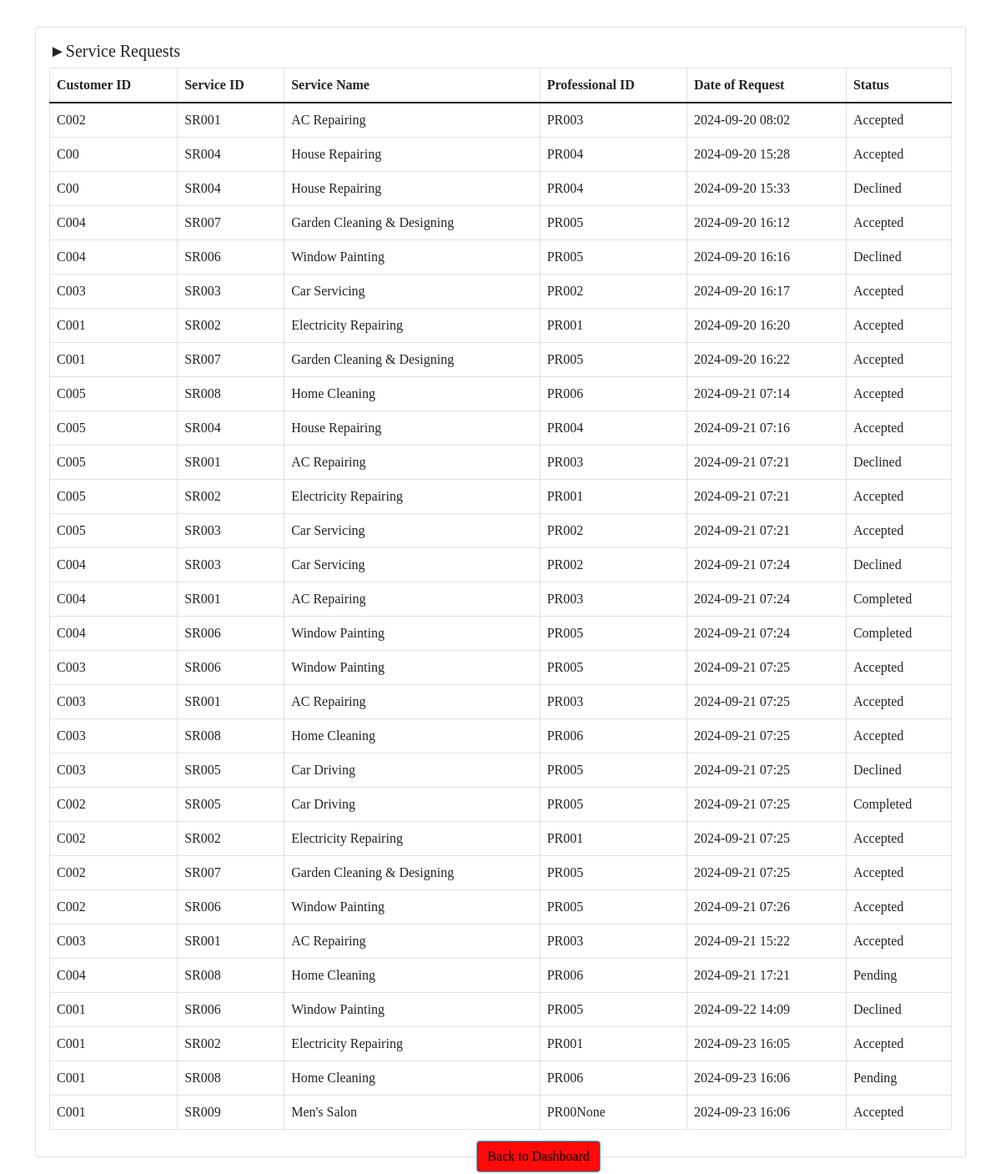
Page /booking_admin (signed in) on the committed database.
### model.py (models this page shows)
class ServiceRequest(db.Model):
    __tablename__ = 'service_request'
    id = db.Column(db.Integer, primary_key=True)
    service_id = db.Column(db.Integer, db.ForeignKey('service_type.id'), nullable=False)
    service_name= db.Column(db.String(100))
    customer_id = db.Column(db.Integer, db.ForeignKey('customer.id'), nullable=False)
    professional_id = db.Column(db.Integer, db.ForeignKey('professional.id'))
    date_of_request = db.Column(db.DateTime, default=datetime.utcnow)
    date_of_completion = db.Column(db.DateTime)
    status = db.Column(db.String(20), default='requested')
    remarks = db.Column(db.Text)
    service = db.relationship('Service_Type', back_populates='service_requests')  # Fixed relationship
    customer = db.relationship('Customer', back_populates='service_requests')
    professional = db.relationship('Professional', back_populates='service_requests')
    review = db.relationship('Review', back_populates='service_request', uselist=False)

### app.py (the view)
@app.route('/booking_admin')
def booking_admin():
    if current_user.role != 'Admin':
        flash('Unauthorized access.', 'danger')
        return redirect(url_for('unauthorized'))
    service_requests=ServiceRequest.query.all()
    return render_template ('booking_admin.html' , service_requests=service_requests)

### app.py (called while the page is built)
@login_manager.user_loader
def load_user(user_id):
    return User.query.get(int(user_id))

### templates/booking_admin.html (shortened to what this page needs)
<!DOCTYPE html>
<html lang="en">
<head>
    <link href="https://cdn.jsdelivr.net/npm/bootstrap@5.1.3/dist/css/bootstrap.min.css" rel="stylesheet">
</head>
<body>
    <div class="container mt-2">
        <div class="row">
            <div class="col-lg-12">
                <div id="booking" class="card mt-4">
                    <div class="card-body">
                        <h5 class="section-title">►Service Requests</h5>
                        <table class="table table-bordered table-hover">
                            <thead>
                                <tr>
                                    <th>Customer ID</th>
                                    <th>Service ID</th>
                                    <th>Service Name</th>
                                    <th>Professional ID</th>
                                    <th>Date of Request</th>
                                    <th>Status</th>
                                </tr>
                            </thead>
                            <tbody>
                                {% for request in service_requests %}
                                <tr>
                                    <td>C00{{ request.customer_id }}</td>
                                    <td>SR00{{ request.service_id }}</td>
                                    <td>{{ request.service_name }}</td>
                                    <td>PR00{{ request.professional_id }}</td>
                                    <td>{{ request.date_of_request.strftime('%Y-%m-%d %H:%M') }}</td>
                                    <td>{{ request.status }}</td>
                                </tr>
                                {% endfor %}
                            </tbody>
                        </table>
                    </div>
                </div>
            </div>
        </div>
    </div>
    <a href="{{ url_for('admin_dashboard') }}" class="btn btn-secondary back-button btn-info">Back to Dashboard</a>
</body>
</html>

### templates/booking_admin.html (style rules this page uses)
.back-button { position: fixed; bottom: 2px; right: 40vw; z-index: 1000; background-color: #ff0909; }
body { font-family: 'Libre Baskerville', serif; margin-bottom: 20px; }

### rows in the picture
ServiceRequest: customer_id "2", service_id "1", service_name "AC Repairing", professional_id "3", date_of_request "2024-09-20 08:02", status "Accepted"
ServiceRequest: service_id "4", service_name "House Repairing", professional_id "4", date_of_request "2024-09-20 15:28", status "Accepted"
ServiceRequest: service_id "4", service_name "House Repairing", professional_id "4", date_of_request "2024-09-20 15:33", status "Declined"
ServiceRequest: customer_id "4", service_id "7", service_name "Garden Cleaning & Designing", professional_id "5", date_of_request "2024-09-20 16:12", status "Accepted"
ServiceRequest: customer_id "4", service_id "6", service_name "Window Painting", professional_id "5", date_of_request "2024-09-20 16:16", status "Declined"
ServiceRequest: customer_id "3", service_id "3", service_name "Car Servicing", professional_id "2", date_of_request "2024-09-20 16:17", status "Accepted"
ServiceRequest: customer_id "1", service_id "2", service_name "Electricity Repairing", professional_id "1", date_of_request "2024-09-20 16:20", status "Accepted"
ServiceRequest: customer_id "1", service_id "7", service_name "Garden Cleaning & Designing", professional_id "5", date_of_request "2024-09-20 16:22", status "Accepted"
ServiceRequest: customer_id "5", service_id "8", service_name "Home Cleaning", professional_id "6", date_of_request "2024-09-21 07:14", status "Accepted"
ServiceRequest: customer_id "5", service_id "4", service_name "House Repairing", professional_id "4", date_of_request "2024-09-21 07:16", status "Accepted"
ServiceRequest: customer_id "5", service_id "1", service_name "AC Repairing", professional_id "3", date_of_request "2024-09-21 07:21", status "Declined"
ServiceRequest: customer_id "5", service_id "2", service_name "Electricity Repairing", professional_id "1", date_of_request "2024-09-21 07:21", status "Accepted"
ServiceRequest: customer_id "5", service_id "3", service_name "Car Servicing", professional_id "2", date_of_request "2024-09-21 07:21", status "Accepted"
ServiceRequest: customer_id "4", service_id "3", service_name "Car Servicing", professional_id "2", date_of_request "2024-09-21 07:24", status "Declined"
ServiceRequest: customer_id "4", service_id "1", service_name "AC Repairing", professional_id "3", date_of_request "2024-09-21 07:24", status "Completed"
ServiceRequest: customer_id "4", service_id "6", service_name "Window Painting", professional_id "5", date_of_request "2024-09-21 07:24", status "Completed"
ServiceRequest: customer_id "3", service_id "6", service_name "Window Painting", professional_id "5", date_of_request "2024-09-21 07:25", status "Accepted"
ServiceRequest: customer_id "3", service_id "1", service_name "AC Repairing", professional_id "3", date_of_request "2024-09-21 07:25", status "Accepted"
ServiceRequest: customer_id "3", service_id "8", service_name "Home Cleaning", professional_id "6", date_of_request "2024-09-21 07:25", status "Accepted"
ServiceRequest: customer_id "3", service_id "5", service_name "Car Driving", professional_id "5", date_of_request "2024-09-21 07:25", status "Declined"
ServiceRequest: customer_id "2", service_id "5", service_name "Car Driving", professional_id "5", date_of_request "2024-09-21 07:25", status "Completed"
ServiceRequest: customer_id "2", service_id "2", service_name "Electricity Repairing", professional_id "1", date_of_request "2024-09-21 07:25", status "Accepted"
ServiceRequest: customer_id "2", service_id "7", service_name "Garden Cleaning & Designing", professional_id "5", date_of_request "2024-09-21 07:25", status "Accepted"
ServiceRequest: customer_id "2", service_id "6", service_name "Window Painting", professional_id "5", date_of_request "2024-09-21 07:26", status "Accepted"
ServiceRequest: customer_id "3", service_id "1", service_name "AC Repairing", professional_id "3", date_of_request "2024-09-21 15:22", status "Accepted"
ServiceRequest: customer_id "4", service_id "8", service_name "Home Cleaning", professional_id "6", date_of_request "2024-09-21 17:21", status "Pending"
ServiceRequest: customer_id "1", service_id "6", service_name "Window Painting", professional_id "5", date_of_request "2024-09-22 14:09", status "Declined"
ServiceRequest: customer_id "1", service_id "2", service_name "Electricity Repairing", professional_id "1", date_of_request "2024-09-23 16:05", status "Accepted"
ServiceRequest: customer_id "1", service_id "8", service_name "Home Cleaning", professional_id "6", date_of_request "2024-09-23 16:06", status "Pending"
ServiceRequest: customer_id "1", service_id "9", service_name "Men's Salon", professional_id "None", date_of_request "2024-09-23 16:06", status "Accepted"
